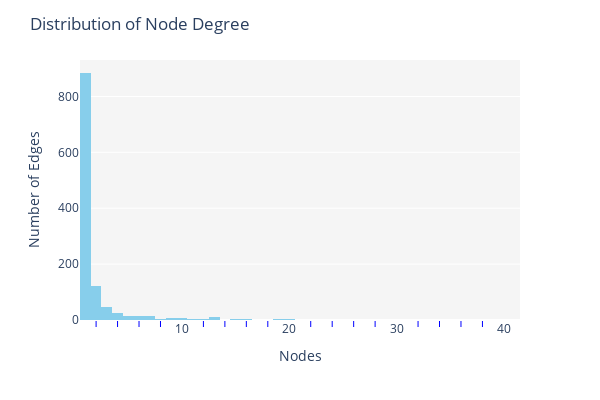

Notebook code cell kept with this figure:
### Code cell
fig = px.histogram(x=distribution)
fig.update_traces(marker_color='skyblue')
fig.update_layout(
    title='Distribution of Node Degree',
    xaxis=dict(title='Nodes'),
    yaxis=dict(title='Number of Edges'),
    height=400,
    width=600, 
    plot_bgcolor='whitesmoke'
)
fig.update_xaxes(minor=dict(ticklen=6, tickcolor="blue", showgrid=False))
fig.show()

### Figure 1 — Plotly figure (JSON) as saved in the notebook; plotly's stock layout.template omitted (floating-point values rounded to 4 significant figures; data arrays with more than 128 entries replaced by an {"elided": "..."} marker saying what was removed)
{"data": [{"alignmentgroup": "True", "bingroup": "x", "hovertemplate": "x=%{x}<br>count=%{y}<extra></extra>", "legendgroup": "", "marker": {"color": "skyblue", "pattern": {"shape": ""}}, "name": "", "offsetgroup": "", "orientation": "v", "showlegend": false, "x": {"elided": "1167 int values"}, "xaxis": "x", "yaxis": "y", "type": "histogram"}], "layout": {"xaxis": {"anchor": "y", "domain": [0.0, 1.0], "title": {"text": "Nodes"}, "minor": {"ticklen": 6, "tickcolor": "blue", "showgrid": false}}, "yaxis": {"anchor": "x", "domain": [0.0, 1.0], "title": {"text": "Number of Edges"}}, "legend": {"tracegroupgap": 0}, "margin": {"t": 60}, "barmode": "relative", "title": {"text": "Distribution of Node Degree"}, "height": 400, "width": 600, "plot_bgcolor": "whitesmoke"}}
